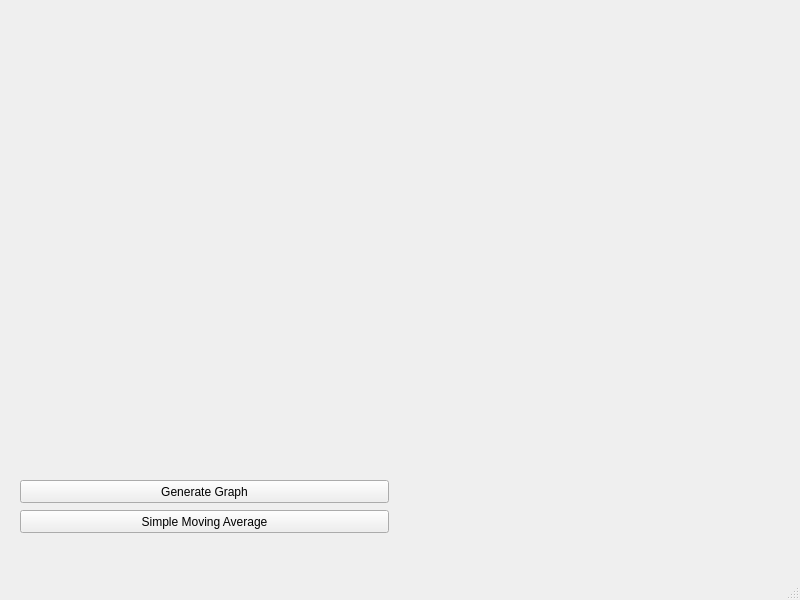
<?xml version="1.0" encoding="UTF-8"?>
<ui version="4.0">
 <class>MainWindow</class>
 <widget class="QMainWindow" name="MainWindow">
  <property name="geometry">
   <rect>
    <x>0</x>
    <y>0</y>
    <width>800</width>
    <height>600</height>
   </rect>
  </property>
  <property name="windowTitle">
   <string>MainWindow</string>
  </property>
  <widget class="QWidget" name="centralwidget">
   <widget class="QPushButton" name="pushButtonGenGraph">
    <property name="geometry">
     <rect>
      <x>20</x>
      <y>480</y>
      <width>369</width>
      <height>23</height>
     </rect>
    </property>
    <property name="text">
     <string>Generate Graph</string>
    </property>
   </widget>
   <widget class="QPushButton" name="pushButtonCalcSma">
    <property name="geometry">
     <rect>
      <x>20</x>
      <y>510</y>
      <width>369</width>
      <height>23</height>
     </rect>
    </property>
    <property name="text">
     <string>Simple Moving Average</string>
    </property>
   </widget>
  </widget>
  <widget class="QMenuBar" name="menubar">
   <property name="geometry">
    <rect>
     <x>0</x>
     <y>0</y>
     <width>800</width>
     <height>22</height>
    </rect>
   </property>
   <property name="defaultUp">
    <bool>false</bool>
   </property>
  </widget>
  <widget class="QStatusBar" name="statusbar"/>
 </widget>
 <resources/>
 <connections/>
</ui>
